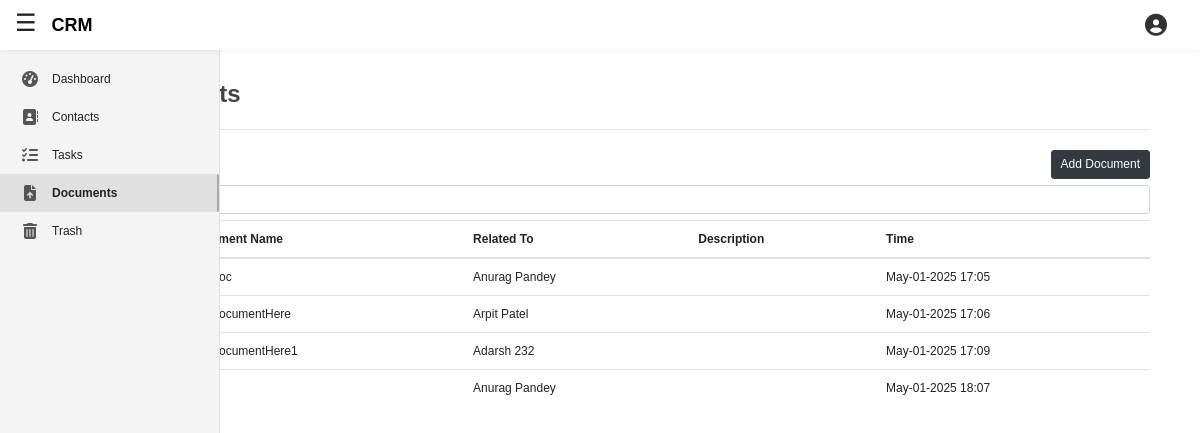
The page /apps/documents/ (signed in) on the database its author committed.
### client/models.py (models this page shows, shortened)
class BaseModel(models.Model):
    is_deleted = models.BooleanField(default = False)
    deleted_at = models.DateTimeField(null = True, blank = True)
    class Meta:
        abstract = True

class Document(BaseModel):
    document_name = models.CharField(max_length=255)
    file = models.FileField(upload_to='documents/')
    related_to = models.ForeignKey(Client, on_delete=models.CASCADE)
    uploaded_at = models.DateTimeField(auto_now_add=True)
    description = models.TextField(blank = True, null = True)
    objects = CustomManager()
    all_objects = models.Manager()
    user = models.ForeignKey(BusinessUser, on_delete=models.CASCADE)

class Client(BaseModel):
    name = models.CharField(max_length=255)
    email = models.CharField(max_length=80)
    country_code = models.CharField(
        max_length=5,
        choices=COUNTRY_CODE_CHOICES,
        default='+91',
        blank = True,
        null = True,
    )
    phone = models.CharField(
        max_length=12,
        validators=[phone_number_validator],
        blank = True,
        null = True,
    )
    address = models.CharField(max_length=255, blank = True, null = True)
    description = models.TextField(blank = True, null = True)
    is_active = models.BooleanField(default=True)
    created_at = models.DateTimeField(auto_now_add=True)
    last_edit = models.DateTimeField(auto_now = True)
    objects = CustomManager()
    all_objects = models.Manager()
    list = models.ForeignKey(Project, on_delete=models.CASCADE)
    companyAssignee = models.ForeignKey(BusinessUser, on_delete=models.CASCADE)
    def __str__(self):
        return f'{self.name}'

### featuredApp/views.py (the view)
# urls.py: path('documents/', views.documents_view, name='appDocuments'),
@login_required
def documents_view(request, *args, **kwargs):
    if request.method == "POST":
        form = DocumentCreationForm(request.POST, request.FILES, user = request.user)
        if(form.is_valid()):
            tmp = form.save(commit = False)
            tmp.user = request.user
            tmp.save()
            messages.success(request, f"New Document Added!")
            return redirect('appDocuments')
        else:
            messages.success(request, f"Something Went Wrong!")
            return redirect('appDocuments')
    else:
        form = DocumentCreationForm(user = request.user)
    user = request.user
    documents = Document.objects.filter(user=user)
    return render(
        request,
        'featuredApp/documents.html',
        {
            "documents": documents,
            'total_documents': documents.count(),
            "form": form,
        }
    )

### client/forms.py
class DocumentCreationForm(forms.ModelForm):
        class Meta:
            model = Document
            fields = ('document_name', 'file', 'related_to', 'description')
        def __init__(self, *args, **kwargs):
            self.user = kwargs.pop('user', None)  # fallback to None
            super().__init__(*args, **kwargs)
            if self.user:
                self.fields['related_to'].queryset = Client.objects.filter(companyAssignee = self.user)

### client/models.py (called while the page is built)
    def get_queryset(self):
        return super().get_queryset().filter(is_deleted = False)

### featuredApp/templates/featuredApp/documents.html (shortened to what this page needs)
{% extends 'featuredApp/base.html' %}
{% load static %}
{% load crispy_forms_tags %}
{% block addCSSlink %}
	<link rel="stylesheet" type="text/css" href="{% static 'featuredApp/pop_up.css' %}">
{% endblock addCSSlink %}
{% block contentBody1 %}
	<h2 style="font-weight: bolder;"> Documents </h2>
	<hr style="margin: 20px 0;">
	<div class="d-flex justify-content-between my-2" style="align-items: flex-end;">
		<div>
		</div>
		<div>
			<button class="btn btn-dark" type="button" onclick= "openDocumentFormPopUp()"> Add Document</button>
		</div>
	</div>
	<input type="text" class="form-control my-2" placeholder="Search contacts...">
	<table class="table">
		<thead>
			<tr>
				<th><input type="checkbox" /></th>
				<th>Document Name</th>
				<th>Related To</th>
				<th>Description</th>
				<th>Time</th>
			</tr>
		</thead>
		<tbody>
			{% for document in documents %}
				<tr">
					<td><input type="checkbox" /></td>
					<td>{{ document.document_name }}</td>
					<td>{{ document.related_to }}</td>
					<td>{{ document.description }}</td>
					<td>{{ document.uploaded_at|date:"M-d-Y H:i" }}</td>
			{% endfor %}
		</tbody>
	</table>
{% endblock contentBody1 %}

### accounts/static/accounts/base.css (style rules this page uses)
body { background: #fafafa; color: #333333; margin-top: 5rem; }
h1, h2, h3, h4, h5, h6 { color: #444444; }

### featuredApp/static/featuredApp/base.css (style rules this page uses)
body, html { font-size: 12px; margin: 0; padding: 0; font-family: sans-serif; background-color: #ffffff; color: #222; }

### rows shown on the page
Document: related_to "Anurag Pandey", uploaded_at "May-01-2025 17:05"
Document: document_name "newDocumentHere", related_to "Arpit Patel", uploaded_at "May-01-2025 17:06"
Document: document_name "newDocumentHere1", related_to "Adarsh 232", uploaded_at "May-01-2025 17:09"
Document: related_to "Anurag Pandey", uploaded_at "May-01-2025 18:07"
